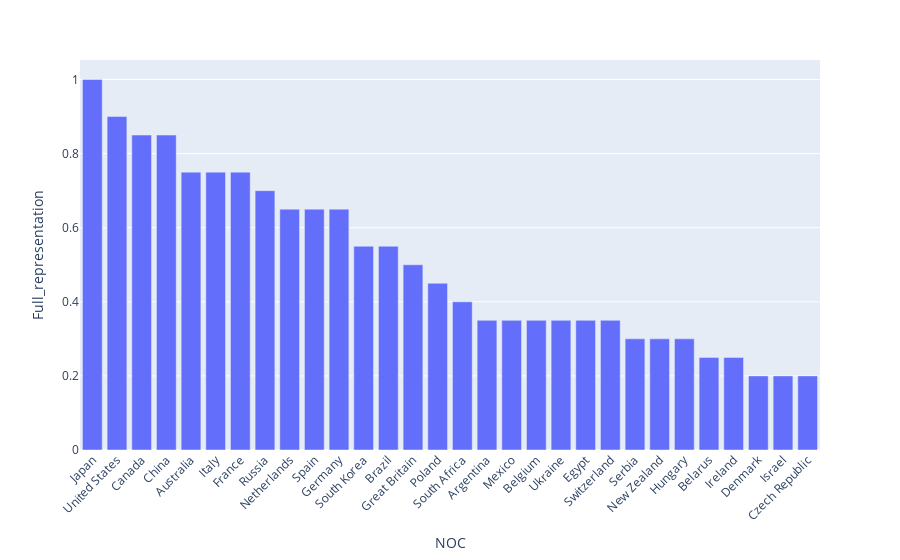

Source (notebook cell):
### Code cell
# create an interactive graph of top 30 countries with most full representative


# create an interactive graph of top 30 countries with relative full representative
fig = px.bar(percentages.sort_values('Full_representation',ascending = False).iloc[0:30], 
             x="NOC", y='Full_representation', hover_data=['Full_representation'])

# tickangle xaxis
fig.update_layout(xaxis_tickangle=-45)


fig.show()

### Figure 1 — Plotly figure (JSON) as saved in the notebook; plotly's stock layout.template omitted (floating-point values rounded to 4 significant figures)
{"data": [{"alignmentgroup": "True", "customdata": [[1], [0.9], [0.85], [0.85], [0.75], [0.75], [0.75], [0.7], [0.65], [0.65], [0.65], [0.55], [0.55], [0.5], [0.45], [0.4], [0.35], [0.35], [0.35], [0.35], [0.35], [0.35], [0.3], [0.3], [0.3], [0.25], [0.25], [0.2], [0.2], [0.2]], "hoverlabel": {"namelength": 0}, "hovertemplate": "NOC=%{x}<br>Full_representation=%{customdata[0]}", "legendgroup": "", "marker": {"color": "#636efa"}, "name": "", "offsetgroup": "", "orientation": "v", "showlegend": false, "textposition": "auto", "type": "bar", "x": ["Japan", "United States", "Canada", "China", "Australia", "Italy", "France", "Russia", "Netherlands", "Spain", "Germany", "South Korea", "Brazil", "Great Britain", "Poland", "South Africa", "Argentina", "Mexico", "Belgium", "Ukraine", "Egypt", "Switzerland", "Serbia", "New Zealand", "Hungary", "Belarus", "Ireland", "Denmark", "Israel", "Czech Republic"], "xaxis": "x", "y": [1, 0.9, 0.85, 0.85, 0.75, 0.75, 0.75, 0.7, 0.65, 0.65, 0.65, 0.55, 0.55, 0.5, 0.45, 0.4, 0.35, 0.35, 0.35, 0.35, 0.35, 0.35, 0.3, 0.3, 0.3, 0.25, 0.25, 0.2, 0.2, 0.2], "yaxis": "y"}], "layout": {"barmode": "relative", "legend": {"tracegroupgap": 0}, "margin": {"t": 60}, "xaxis": {"anchor": "y", "domain": [0, 1], "tickangle": -45, "title": {"text": "NOC"}}, "yaxis": {"anchor": "x", "domain": [0, 1], "title": {"text": "Full_representation"}}}}
